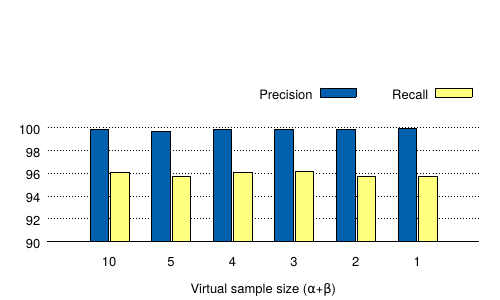

Write the gnuplot code that produced this figure.
load "gp-histogram.gp"
set size 1,0.75
set output "vary-kappas-beta-unified.pdf"
set yrange [ 90 : 100 ] noreverse nowriteback
set xlabel "Virtual sample size ({/Symbol a}+{/Symbol b})"

# plot newhistogram "Unsmoothed", \
#     'vary-kappas-beta-unified.csv' using 2:xtic(1) ti col lc rgb '#0060ad', \
#     '' u 3 ti col lc rgb '#ffff80', \
#   newhistogram "Smoothed", \
#     '' u 4:xtic(1) notitle lc rgb '#0060ad', \
#     '' u 5 notitle lc rgb '#ffff80'

plot 'vary-kappas-beta-unified.csv' using 2:xtic(1) ti col lc rgb '#0060ad', \
     '' u 3 ti col lc rgb '#ffff80', \
